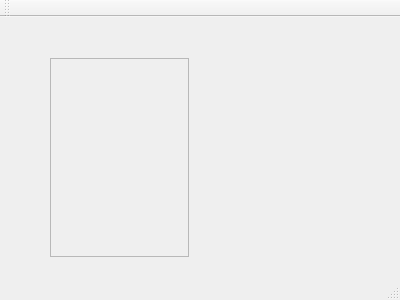
<?xml version="1.0" encoding="UTF-8"?>
<ui version="4.0">
 <class>MainWindow</class>
 <widget class="QMainWindow" name="MainWindow">
  <property name="geometry">
   <rect>
    <x>0</x>
    <y>0</y>
    <width>400</width>
    <height>300</height>
   </rect>
  </property>
  <property name="windowTitle">
   <string>MainWindow</string>
  </property>
  <widget class="QWidget" name="centralWidget">
   <widget class="QWidget" name="gridLayoutWidget">
    <property name="geometry">
     <rect>
      <x>39</x>
      <y>30</y>
      <width>161</width>
      <height>221</height>
     </rect>
    </property>
    <layout class="QGridLayout" name="gridLayout">
     <item row="0" column="0">
      <widget class="QFrame" name="frame">
       <property name="frameShape">
        <enum>QFrame::StyledPanel</enum>
       </property>
       <property name="frameShadow">
        <enum>QFrame::Raised</enum>
       </property>
      </widget>
     </item>
    </layout>
   </widget>
  </widget>
  <widget class="QMenuBar" name="menuBar">
   <property name="geometry">
    <rect>
     <x>0</x>
     <y>0</y>
     <width>400</width>
     <height>17</height>
    </rect>
   </property>
  </widget>
  <widget class="QToolBar" name="mainToolBar">
   <attribute name="toolBarArea">
    <enum>TopToolBarArea</enum>
   </attribute>
   <attribute name="toolBarBreak">
    <bool>false</bool>
   </attribute>
  </widget>
  <widget class="QStatusBar" name="statusBar"/>
 </widget>
 <layoutdefault spacing="6" margin="11"/>
 <resources/>
 <connections/>
</ui>
